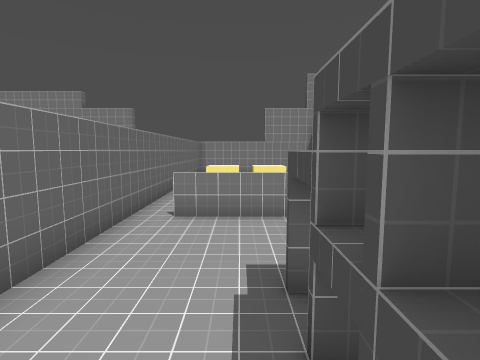
view 1 (above)

15 first-person views from a walk through a Godot game level. The camera is 1.5 m above the floor, tilts 6° down and sees 80° across. The floor is counted in squares, 1 m on a side. Each view is taken from the middle of a square. On the plan, view 1 faces up. The plan holds only what a view shows up to about 14 squares ahead; the rest is blank. The place goes on beyond the plan. Characters and animated objects are not drawn.

view 2
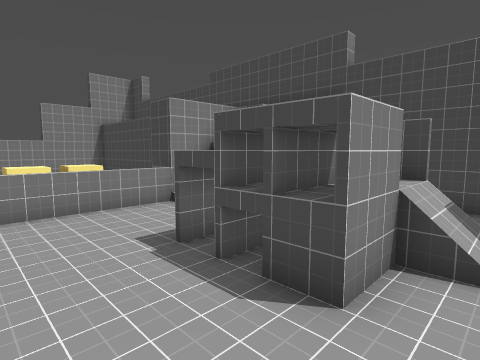

view 3
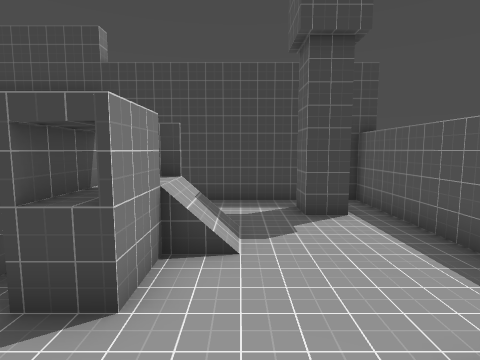

view 4
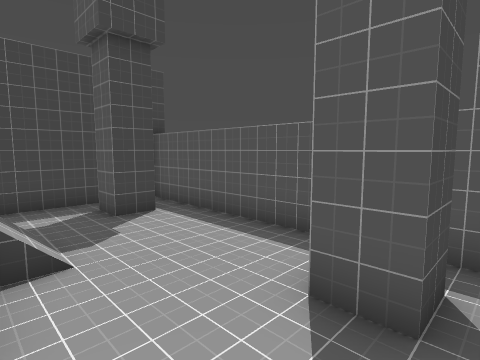

view 5
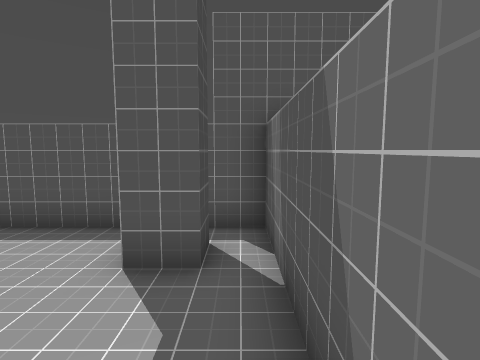

view 6
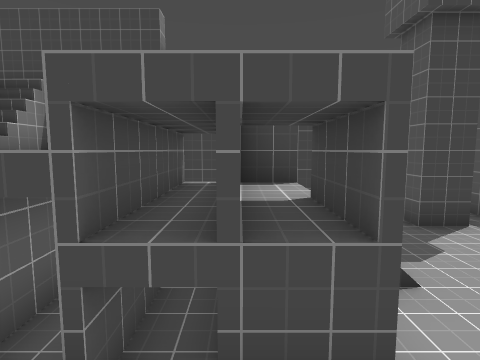

view 7
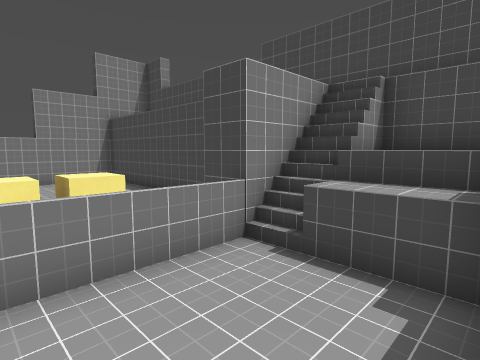

view 8
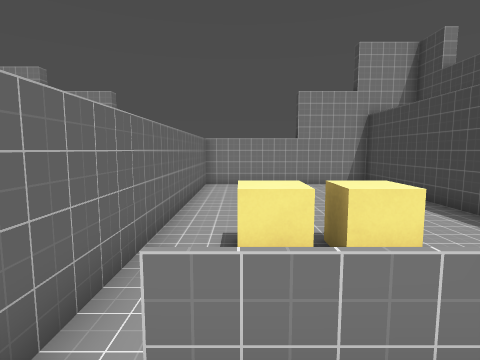

view 9
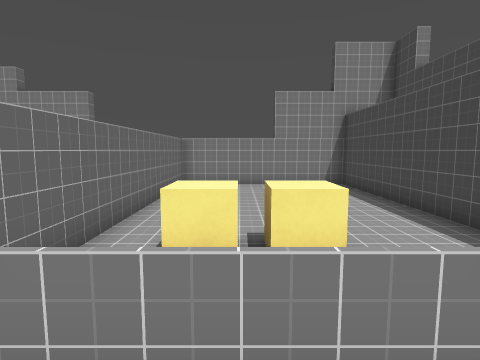

view 10
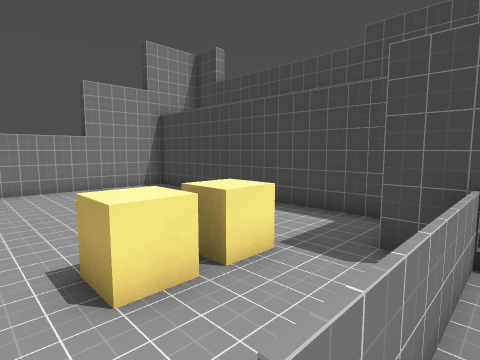

view 11
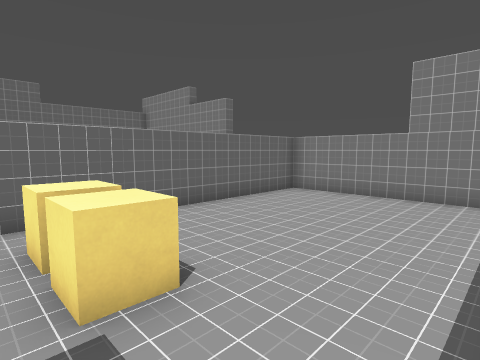

view 12
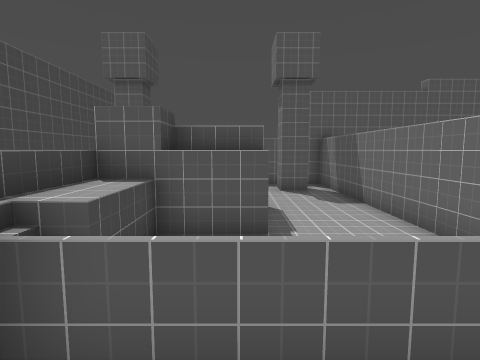

view 13
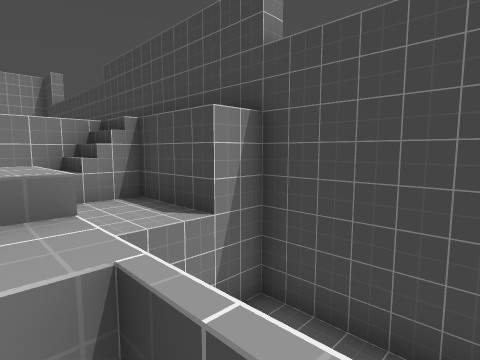

view 14
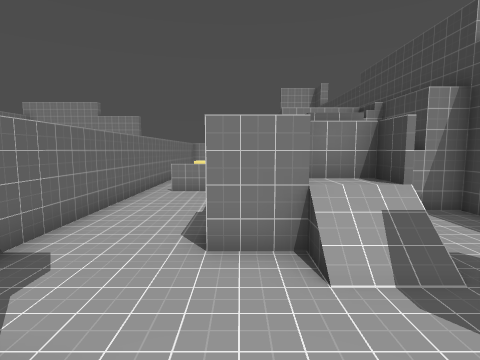

view 15
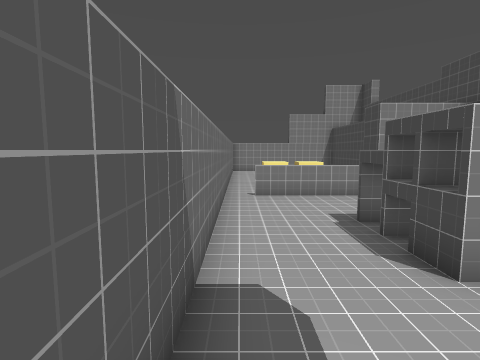

### Floor plan
Key: @ floor where view 1 was taken; # wall or solid block; x gap in a wall; . main floor; : floor 1 m higher than the main floor; + floor 1.5 m higher than the main floor; / step, stairs or slope; = window, fence, low wall or low ledge; ^ raised ledge; B box.
Columns run from 3 left of view 1 to 7 right of it. Each row starts with its distance up from view 1.
 18 #########
 17 #.......
 16 #.......
 15 #.......
 14 #.......
 13 #.......
 12 #.......
 11 #.......
 10 #.......  #
  9 #.BBB... =#
  8 #....... =#
  7 #.....# #=#
  6 #.====##==#
  5 #.....:=#=#
  4 #.....:++=#
  3 #...^^#=. #
  2 #....^x...#
  1 #...x^^...#
  0 #..@##/...#
 -1 #....//...#
 -2 #.........#
 -3 #.#.....#.#
 -4 #.........#
 -5 ###########

Positions as (right, up) in squares from view 1, and headings:
1: (0, 0), facing up
2: (-2, -1), facing up-right
3: (-2, -1), facing right
4: (-2, 0), facing down-right
5: (-2, 1), facing down
6: (-1, 1), facing right
7: (-1, 3), facing up-right
8: (-1, 5), facing up
9: (0, 5), facing up
10: (-2, 6), facing up-right
11: (4, 8), facing up-left
12: (1, 8), facing down
13: (3, 0), facing up-right
14: (1, -4), facing up
15: (-2, -3), facing up
